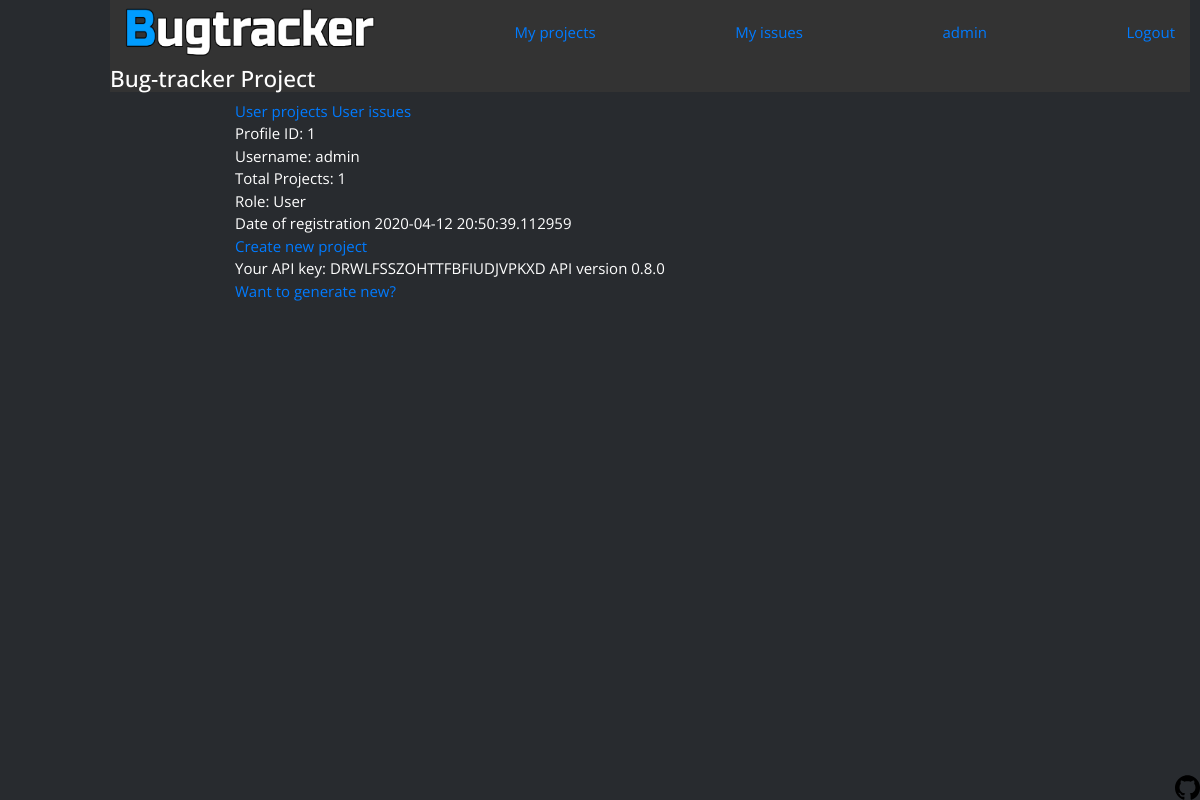
Page /profile/1 (signed in) on the earlier database version.
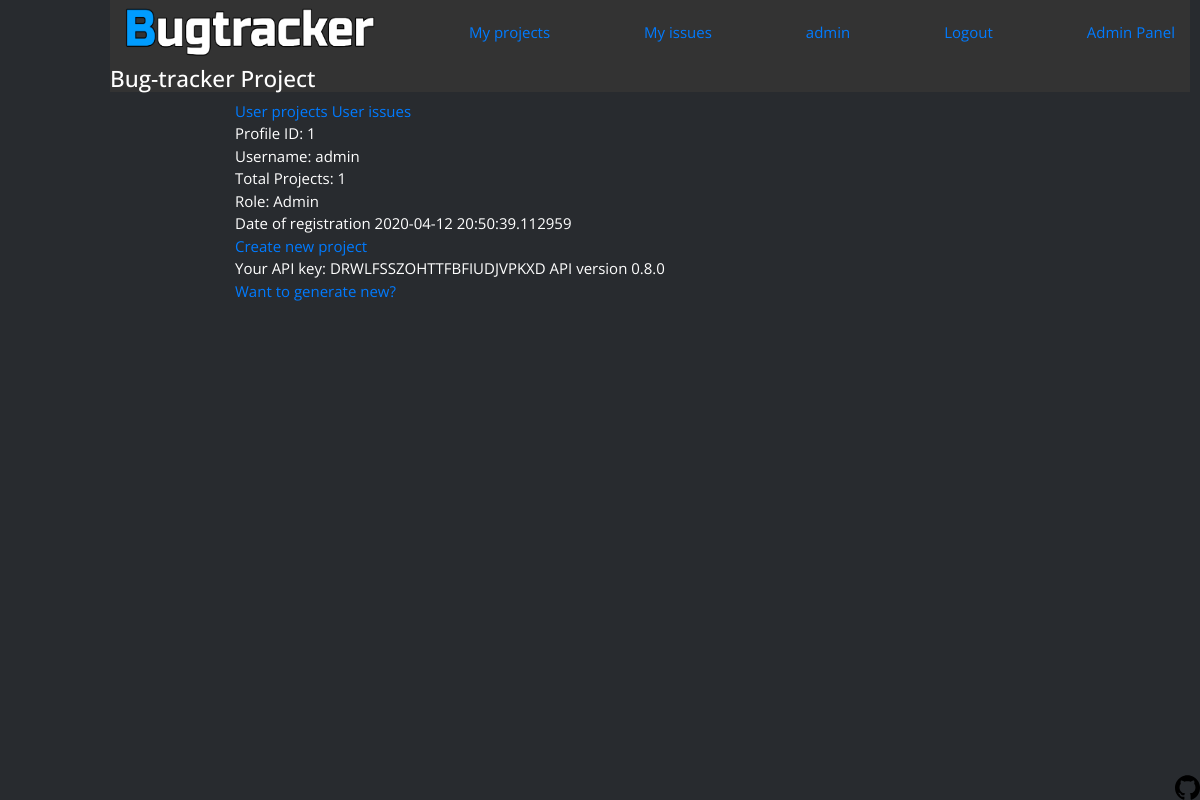
Same page on the later database version.
### data/models.py (models this page shows, shortened)
class User(SqlAlchemyBase, UserMixin, SerializerMixin):
    __tablename__ = 'users'
    id = sqlalchemy.Column(sqlalchemy.Integer,
                           primary_key=True, autoincrement=True)
    username = sqlalchemy.Column(sqlalchemy.String, nullable=False, unique=True)
    hashed_password = sqlalchemy.Column(sqlalchemy.String, nullable=True)
    reg_ip = sqlalchemy.Column(sqlalchemy.String, nullable=True)
    last_ip = sqlalchemy.Column(sqlalchemy.String, nullable=True)
    created_date = sqlalchemy.Column(sqlalchemy.DateTime,
                                     default=datetime.datetime.now)
    role = sqlalchemy.Column(sqlalchemy.String, default='User')
    API_KEY = sqlalchemy.Column(sqlalchemy.String(24))
    issues = orm.relation('Issue',
                          secondary=association_table_user_to_issue,
                          backref='assignees')
    projects = orm.relation('Project',
                            secondary=association_table_user_to_project,
                            backref='members')

### main_app.py (the view)
@app.route('/profile/<user_id>')
@login_required
def profile(user_id):
    session = db_session.create_session()
    user = session.query(User).filter(User.id == user_id).first()
    if user is None:
        logger.info(f'User with id={user_id} doesnt exist')
        abort(404)
    title = f'{user.username}'
    return render_template('profile.html', title=title, user=user, api_ver=API_VER)

### data/db_session.py (called while the page is built)
def create_session() -> Session:
    global __factory
    return __factory()

### main_app.py (called while the page is built)
@login_manager.user_loader
def load_user(user_id):
    session = db_session.create_session()
    loaded_user = session.query(User).get(user_id)
    logger.debug(f'User {loaded_user.username} loaded ')
    session.close()
    return loaded_user

### templates/profile.html
{% extends "base.html" %}
{% block content %}
<div class='my-body user-info'>
  <div class="inline-links">
     <a href="/profile/{{ user.id }}/projects">User projects</a>
     <a href="/profile/{{ user.id }}/issues">User issues</a>
  </div>
  <div>Profile ID: {{ user.id }}</div>
  <div>Username: {{ user.username }}</div>
  {% if user.projects != None %}
      <div>Total Projects: {{ user.projects|length }}</div>
  {% else %}
      <div>This user doesn't have any projects yet</div>
   {% endif %}
  <div>Role: {{ user.role }}</div>
  <div>Date of registration {{ user.created_date }}</div>
</div>
<div class="my-body">
  {% if current_user.id == user.id|int %}
    <a href="/project/new"> Create new project</a>
    <div>Your API key: {{ current_user.API_KEY }} API version {{ api_ver }}<br> <a href='/profile/1/new_api_key'>Want to generate new?</a></div>
  {% endif %}
</div>
{% endblock %}

### templates/base.html (shortened to what this page needs)
<!doctype html>
<html lang="en">
<head>
    <link rel="stylesheet"
          href="https://stackpath.bootstrapcdn.com/bootstrap/4.4.1/css/bootstrap.min.css"
>
    <link rel="stylesheet" href="{{ url_for('static', filename='css/my_css.css') }}">
</head>
<body class="my-body">
<header>
    <nav class="navbar navbar-custom">
      <div>
        <a href="/index">
        <img src="{{ url_for('static', filename='img/logo3.png') }}" width="250" height="50" alt="Bugtracker logo">
        </a>
      </div>
      {% if current_user.is_authenticated %}
        <a class="navbar-link" href='/profile/{{ current_user.id }}/projects'>My projects</a>
        <a class="navbar-link" href='/profile/{{ current_user.id }}/issues'>My issues</a>
        <a class="navbar-link" href="/profile/{{ current_user.id }}">{{ current_user.username }}</a>
        <a class="navbar-link" href="/logout">Logout</a>
        {% if current_user.role == 'Admin' %}
          <a class="navbar-link" href="/admin">Admin Panel</a>
        {% endif %}
      {% endif %}
    </nav>
    <h4 class="my-header">Bug-tracker Project</h4>
</header>
<main role="main" class="container">
    {% block content %}{% endblock %}
</main>
<footer>
    <a href="https://github.com/SadnessPWNZ/Bugtracker-Project">
      <div class="open-source-badge" style="align:right;position:absolute;bottom:0;right:0%;"><img src="{{ url_for('static', filename='img/github_logo.svg') }}"alt="Open source" width=25 height=25></div>
    </a>
</body>
</html>

### static/css/my_css.css (style rules this page uses)
* { font-family: 'Open Sans', sans-serif; font-size: 15px; }
.navbar { background-color: #333333; margin-left: 0px; }
.my-header { color: white; background-color: #333333; }
.my-body { color: white; background-color: #282B2F; margin-left: 100px; padding: 0px 10px; }
.inline-links { display: inline; }

Differences in the rows shown:
changed User "admin": role "User" → "Admin"
Other differences:
text now shown: "Admin Panel"
